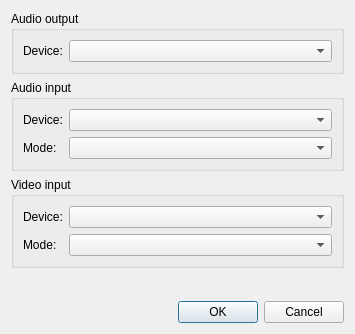
<ui version="4.0" >
 <class>Config</class>
 <widget class="QDialog" name="Config" >
  <property name="geometry" >
   <rect>
    <x>0</x>
    <y>0</y>
    <width>355</width>
    <height>334</height>
   </rect>
  </property>
  <property name="windowTitle" >
   <string>Dialog</string>
  </property>
  <layout class="QVBoxLayout" >
   <item>
    <widget class="QGroupBox" name="gb_audioOut" >
     <property name="title" >
      <string>Audio output</string>
     </property>
     <layout class="QVBoxLayout" >
      <item>
       <layout class="QHBoxLayout" >
        <item>
         <widget class="QLabel" name="label" >
          <property name="text" >
           <string>Device:</string>
          </property>
         </widget>
        </item>
        <item>
         <widget class="QComboBox" name="cb_audioOutDevice" >
          <property name="sizePolicy" >
           <sizepolicy vsizetype="Fixed" hsizetype="Expanding" >
            <horstretch>0</horstretch>
            <verstretch>0</verstretch>
           </sizepolicy>
          </property>
         </widget>
        </item>
       </layout>
      </item>
     </layout>
    </widget>
   </item>
   <item>
    <widget class="QGroupBox" name="gb_audioIn" >
     <property name="title" >
      <string>Audio input</string>
     </property>
     <layout class="QGridLayout" >
      <item row="0" column="0" >
       <widget class="QLabel" name="label_3" >
        <property name="text" >
         <string>Device:</string>
        </property>
       </widget>
      </item>
      <item row="0" column="1" >
       <widget class="QComboBox" name="cb_audioInDevice" >
        <property name="sizePolicy" >
         <sizepolicy vsizetype="Fixed" hsizetype="Expanding" >
          <horstretch>0</horstretch>
          <verstretch>0</verstretch>
         </sizepolicy>
        </property>
       </widget>
      </item>
      <item row="1" column="0" >
       <widget class="QLabel" name="lb_audioInMode" >
        <property name="text" >
         <string>Mode:</string>
        </property>
       </widget>
      </item>
      <item row="1" column="1" >
       <widget class="QComboBox" name="cb_audioInMode" >
        <property name="sizePolicy" >
         <sizepolicy vsizetype="Fixed" hsizetype="Expanding" >
          <horstretch>0</horstretch>
          <verstretch>0</verstretch>
         </sizepolicy>
        </property>
       </widget>
      </item>
     </layout>
    </widget>
   </item>
   <item>
    <widget class="QGroupBox" name="gb_videoIn" >
     <property name="title" >
      <string>Video input</string>
     </property>
     <layout class="QGridLayout" >
      <item row="0" column="0" >
       <widget class="QLabel" name="label_5" >
        <property name="text" >
         <string>Device:</string>
        </property>
       </widget>
      </item>
      <item row="0" column="1" >
       <widget class="QComboBox" name="cb_videoInDevice" >
        <property name="sizePolicy" >
         <sizepolicy vsizetype="Fixed" hsizetype="Expanding" >
          <horstretch>0</horstretch>
          <verstretch>0</verstretch>
         </sizepolicy>
        </property>
       </widget>
      </item>
      <item row="1" column="0" >
       <widget class="QLabel" name="lb_videoInMode" >
        <property name="text" >
         <string>Mode:</string>
        </property>
       </widget>
      </item>
      <item row="1" column="1" >
       <widget class="QComboBox" name="cb_videoInMode" >
        <property name="sizePolicy" >
         <sizepolicy vsizetype="Fixed" hsizetype="Expanding" >
          <horstretch>0</horstretch>
          <verstretch>0</verstretch>
         </sizepolicy>
        </property>
       </widget>
      </item>
     </layout>
    </widget>
   </item>
   <item>
    <spacer>
     <property name="orientation" >
      <enum>Qt::Vertical</enum>
     </property>
     <property name="sizeHint" >
      <size>
       <width>20</width>
       <height>71</height>
      </size>
     </property>
    </spacer>
   </item>
   <item>
    <widget class="QDialogButtonBox" name="buttonBox" >
     <property name="orientation" >
      <enum>Qt::Horizontal</enum>
     </property>
     <property name="standardButtons" >
      <set>QDialogButtonBox::Cancel|QDialogButtonBox::NoButton|QDialogButtonBox::Ok</set>
     </property>
    </widget>
   </item>
  </layout>
 </widget>
 <tabstops>
  <tabstop>gb_audioOut</tabstop>
  <tabstop>cb_audioOutDevice</tabstop>
  <tabstop>gb_audioIn</tabstop>
  <tabstop>cb_audioInDevice</tabstop>
  <tabstop>cb_audioInMode</tabstop>
  <tabstop>gb_videoIn</tabstop>
  <tabstop>cb_videoInDevice</tabstop>
  <tabstop>cb_videoInMode</tabstop>
  <tabstop>buttonBox</tabstop>
 </tabstops>
 <resources/>
 <connections>
  <connection>
   <sender>buttonBox</sender>
   <signal>accepted()</signal>
   <receiver>Config</receiver>
   <slot>accept()</slot>
   <hints>
    <hint type="sourcelabel" >
     <x>219</x>
     <y>307</y>
    </hint>
    <hint type="destinationlabel" >
     <x>180</x>
     <y>332</y>
    </hint>
   </hints>
  </connection>
  <connection>
   <sender>buttonBox</sender>
   <signal>rejected()</signal>
   <receiver>Config</receiver>
   <slot>reject()</slot>
   <hints>
    <hint type="sourcelabel" >
     <x>290</x>
     <y>307</y>
    </hint>
    <hint type="destinationlabel" >
     <x>280</x>
     <y>333</y>
    </hint>
   </hints>
  </connection>
 </connections>
</ui>
